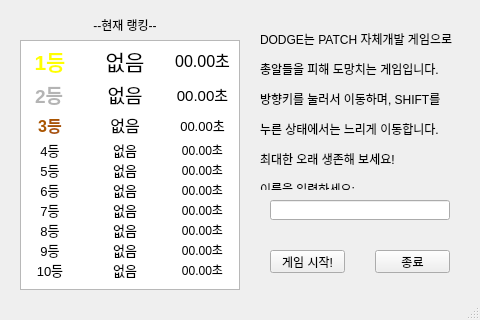
<?xml version="1.0" encoding="UTF-8"?>
<ui version="4.0">
 <class>MainWindow</class>
 <widget class="QMainWindow" name="MainWindow">
  <property name="geometry">
   <rect>
    <x>0</x>
    <y>0</y>
    <width>480</width>
    <height>320</height>
   </rect>
  </property>
  <property name="windowTitle">
   <string>DODGE</string>
  </property>
  <widget class="QWidget" name="centralwidget">
   <widget class="QPushButton" name="ExitButton">
    <property name="geometry">
     <rect>
      <x>375</x>
      <y>250</y>
      <width>75</width>
      <height>23</height>
     </rect>
    </property>
    <property name="text">
     <string>종료</string>
    </property>
   </widget>
   <widget class="QPushButton" name="StartButton">
    <property name="geometry">
     <rect>
      <x>270</x>
      <y>250</y>
      <width>75</width>
      <height>23</height>
     </rect>
    </property>
    <property name="text">
     <string>게임 시작!</string>
    </property>
   </widget>
   <widget class="QLabel" name="label">
    <property name="geometry">
     <rect>
      <x>260</x>
      <y>30</y>
      <width>201</width>
      <height>160</height>
     </rect>
    </property>
    <property name="text">
     <string>&lt;html&gt;&lt;head/&gt;&lt;body&gt;&lt;p&gt;DODGE는 PATCH 자체개발 게임으로&lt;/p&gt;&lt;p&gt;총알들을 피해 도망치는 게임입니다.&lt;/p&gt;&lt;p&gt;방향키를 눌러서 이동하며, SHIFT를&lt;/p&gt;&lt;p&gt;누른 상태에서는 느리게 이동합니다.&lt;/p&gt;&lt;p&gt;최대한 오래 생존해 보세요!&lt;/p&gt;&lt;p&gt;이름을 입력하세요:&lt;/p&gt;&lt;/body&gt;&lt;/html&gt;</string>
    </property>
   </widget>
   <widget class="QLabel" name="label_2">
    <property name="geometry">
     <rect>
      <x>65</x>
      <y>10</y>
      <width>120</width>
      <height>30</height>
     </rect>
    </property>
    <property name="text">
     <string>--현재 랭킹--</string>
    </property>
    <property name="alignment">
     <set>Qt::AlignCenter</set>
    </property>
   </widget>
   <widget class="QLabel" name="ranking1">
    <property name="geometry">
     <rect>
      <x>30</x>
      <y>45</y>
      <width>40</width>
      <height>30</height>
     </rect>
    </property>
    <property name="text">
     <string>&lt;html&gt;&lt;head/&gt;&lt;body&gt;&lt;p&gt;&lt;span style=&quot; font-size:16pt; font-weight:600; color:#ffff00;&quot;&gt;1등&lt;/span&gt;&lt;/p&gt;&lt;/body&gt;&lt;/html&gt;</string>
    </property>
    <property name="alignment">
     <set>Qt::AlignCenter</set>
    </property>
   </widget>
   <widget class="QLabel" name="ranking2">
    <property name="geometry">
     <rect>
      <x>35</x>
      <y>80</y>
      <width>30</width>
      <height>30</height>
     </rect>
    </property>
    <property name="text">
     <string>&lt;html&gt;&lt;head/&gt;&lt;body&gt;&lt;p&gt;&lt;span style=&quot; font-size:14pt; font-weight:600; color:#b4b4b4;&quot;&gt;2등&lt;/span&gt;&lt;/p&gt;&lt;/body&gt;&lt;/html&gt;</string>
    </property>
   </widget>
   <widget class="QLabel" name="ranking3">
    <property name="geometry">
     <rect>
      <x>35</x>
      <y>110</y>
      <width>30</width>
      <height>30</height>
     </rect>
    </property>
    <property name="text">
     <string>&lt;html&gt;&lt;head/&gt;&lt;body&gt;&lt;p&gt;&lt;span style=&quot; font-size:12pt; font-weight:600; color:#aa5500;&quot;&gt;3등&lt;/span&gt;&lt;/p&gt;&lt;/body&gt;&lt;/html&gt;</string>
    </property>
    <property name="alignment">
     <set>Qt::AlignCenter</set>
    </property>
   </widget>
   <widget class="QLabel" name="ranking4">
    <property name="geometry">
     <rect>
      <x>35</x>
      <y>140</y>
      <width>30</width>
      <height>20</height>
     </rect>
    </property>
    <property name="text">
     <string>&lt;html&gt;&lt;head/&gt;&lt;body&gt;&lt;p&gt;&lt;span style=&quot; font-size:10pt;&quot;&gt;4등&lt;/span&gt;&lt;/p&gt;&lt;/body&gt;&lt;/html&gt;</string>
    </property>
    <property name="alignment">
     <set>Qt::AlignCenter</set>
    </property>
   </widget>
   <widget class="QLabel" name="ranking5">
    <property name="geometry">
     <rect>
      <x>35</x>
      <y>160</y>
      <width>30</width>
      <height>20</height>
     </rect>
    </property>
    <property name="text">
     <string>&lt;html&gt;&lt;head/&gt;&lt;body&gt;&lt;p&gt;&lt;span style=&quot; font-size:10pt;&quot;&gt;5등&lt;/span&gt;&lt;/p&gt;&lt;/body&gt;&lt;/html&gt;</string>
    </property>
    <property name="alignment">
     <set>Qt::AlignCenter</set>
    </property>
   </widget>
   <widget class="QLabel" name="ranking6">
    <property name="geometry">
     <rect>
      <x>35</x>
      <y>180</y>
      <width>30</width>
      <height>20</height>
     </rect>
    </property>
    <property name="text">
     <string>&lt;html&gt;&lt;head/&gt;&lt;body&gt;&lt;p&gt;&lt;span style=&quot; font-size:10pt;&quot;&gt;6등&lt;/span&gt;&lt;/p&gt;&lt;/body&gt;&lt;/html&gt;</string>
    </property>
    <property name="alignment">
     <set>Qt::AlignCenter</set>
    </property>
   </widget>
   <widget class="QLabel" name="ranking7">
    <property name="geometry">
     <rect>
      <x>35</x>
      <y>200</y>
      <width>30</width>
      <height>20</height>
     </rect>
    </property>
    <property name="text">
     <string>&lt;html&gt;&lt;head/&gt;&lt;body&gt;&lt;p&gt;&lt;span style=&quot; font-size:10pt;&quot;&gt;7등&lt;/span&gt;&lt;/p&gt;&lt;/body&gt;&lt;/html&gt;</string>
    </property>
    <property name="alignment">
     <set>Qt::AlignCenter</set>
    </property>
   </widget>
   <widget class="QLabel" name="ranking8">
    <property name="geometry">
     <rect>
      <x>35</x>
      <y>220</y>
      <width>30</width>
      <height>20</height>
     </rect>
    </property>
    <property name="text">
     <string>&lt;html&gt;&lt;head/&gt;&lt;body&gt;&lt;p&gt;&lt;span style=&quot; font-size:10pt;&quot;&gt;8등&lt;/span&gt;&lt;/p&gt;&lt;/body&gt;&lt;/html&gt;</string>
    </property>
    <property name="alignment">
     <set>Qt::AlignCenter</set>
    </property>
   </widget>
   <widget class="QLabel" name="ranking9">
    <property name="geometry">
     <rect>
      <x>35</x>
      <y>240</y>
      <width>30</width>
      <height>20</height>
     </rect>
    </property>
    <property name="text">
     <string>&lt;html&gt;&lt;head/&gt;&lt;body&gt;&lt;p&gt;&lt;span style=&quot; font-size:10pt;&quot;&gt;9등&lt;/span&gt;&lt;/p&gt;&lt;/body&gt;&lt;/html&gt;</string>
    </property>
    <property name="alignment">
     <set>Qt::AlignCenter</set>
    </property>
   </widget>
   <widget class="QLabel" name="ranking10">
    <property name="geometry">
     <rect>
      <x>35</x>
      <y>260</y>
      <width>30</width>
      <height>20</height>
     </rect>
    </property>
    <property name="text">
     <string>&lt;html&gt;&lt;head/&gt;&lt;body&gt;&lt;p&gt;&lt;span style=&quot; font-size:10pt;&quot;&gt;10등&lt;/span&gt;&lt;/p&gt;&lt;/body&gt;&lt;/html&gt;</string>
    </property>
    <property name="alignment">
     <set>Qt::AlignCenter</set>
    </property>
   </widget>
   <widget class="QLabel" name="rankn1">
    <property name="geometry">
     <rect>
      <x>75</x>
      <y>45</y>
      <width>100</width>
      <height>30</height>
     </rect>
    </property>
    <property name="frameShape">
     <enum>QFrame::NoFrame</enum>
    </property>
    <property name="frameShadow">
     <enum>QFrame::Plain</enum>
    </property>
    <property name="text">
     <string>&lt;html&gt;&lt;head/&gt;&lt;body&gt;&lt;p&gt;&lt;span style=&quot; font-size:16pt;&quot;&gt;없음&lt;/span&gt;&lt;/p&gt;&lt;/body&gt;&lt;/html&gt;</string>
    </property>
    <property name="alignment">
     <set>Qt::AlignCenter</set>
    </property>
   </widget>
   <widget class="QLabel" name="rankt1">
    <property name="geometry">
     <rect>
      <x>175</x>
      <y>45</y>
      <width>55</width>
      <height>30</height>
     </rect>
    </property>
    <property name="frameShape">
     <enum>QFrame::NoFrame</enum>
    </property>
    <property name="frameShadow">
     <enum>QFrame::Plain</enum>
    </property>
    <property name="text">
     <string>&lt;html&gt;&lt;head/&gt;&lt;body&gt;&lt;p&gt;&lt;span style=&quot; font-size:12pt;&quot;&gt;00.00초&lt;/span&gt;&lt;/p&gt;&lt;/body&gt;&lt;/html&gt;</string>
    </property>
    <property name="alignment">
     <set>Qt::AlignCenter</set>
    </property>
   </widget>
   <widget class="QLabel" name="rankn2">
    <property name="geometry">
     <rect>
      <x>75</x>
      <y>80</y>
      <width>100</width>
      <height>30</height>
     </rect>
    </property>
    <property name="frameShape">
     <enum>QFrame::NoFrame</enum>
    </property>
    <property name="frameShadow">
     <enum>QFrame::Plain</enum>
    </property>
    <property name="text">
     <string>&lt;html&gt;&lt;head/&gt;&lt;body&gt;&lt;p&gt;&lt;span style=&quot; font-size:14pt;&quot;&gt;없음&lt;/span&gt;&lt;/p&gt;&lt;/body&gt;&lt;/html&gt;</string>
    </property>
    <property name="alignment">
     <set>Qt::AlignCenter</set>
    </property>
   </widget>
   <widget class="QLabel" name="rankn3">
    <property name="geometry">
     <rect>
      <x>75</x>
      <y>110</y>
      <width>100</width>
      <height>30</height>
     </rect>
    </property>
    <property name="frameShape">
     <enum>QFrame::NoFrame</enum>
    </property>
    <property name="frameShadow">
     <enum>QFrame::Plain</enum>
    </property>
    <property name="text">
     <string>&lt;html&gt;&lt;head/&gt;&lt;body&gt;&lt;p&gt;&lt;span style=&quot; font-size:12pt;&quot;&gt;없음&lt;/span&gt;&lt;/p&gt;&lt;/body&gt;&lt;/html&gt;</string>
    </property>
    <property name="alignment">
     <set>Qt::AlignCenter</set>
    </property>
   </widget>
   <widget class="QLabel" name="rankn4">
    <property name="geometry">
     <rect>
      <x>75</x>
      <y>140</y>
      <width>100</width>
      <height>20</height>
     </rect>
    </property>
    <property name="frameShape">
     <enum>QFrame::NoFrame</enum>
    </property>
    <property name="frameShadow">
     <enum>QFrame::Plain</enum>
    </property>
    <property name="text">
     <string>&lt;html&gt;&lt;head/&gt;&lt;body&gt;&lt;p&gt;&lt;span style=&quot; font-size:10pt;&quot;&gt;없음&lt;/span&gt;&lt;/p&gt;&lt;/body&gt;&lt;/html&gt;</string>
    </property>
    <property name="alignment">
     <set>Qt::AlignCenter</set>
    </property>
   </widget>
   <widget class="QLabel" name="rankn5">
    <property name="geometry">
     <rect>
      <x>75</x>
      <y>160</y>
      <width>100</width>
      <height>20</height>
     </rect>
    </property>
    <property name="frameShape">
     <enum>QFrame::NoFrame</enum>
    </property>
    <property name="frameShadow">
     <enum>QFrame::Plain</enum>
    </property>
    <property name="text">
     <string>&lt;html&gt;&lt;head/&gt;&lt;body&gt;&lt;p&gt;&lt;span style=&quot; font-size:10pt;&quot;&gt;없음&lt;/span&gt;&lt;/p&gt;&lt;/body&gt;&lt;/html&gt;</string>
    </property>
    <property name="alignment">
     <set>Qt::AlignCenter</set>
    </property>
   </widget>
   <widget class="QLabel" name="rankn6">
    <property name="geometry">
     <rect>
      <x>75</x>
      <y>180</y>
      <width>100</width>
      <height>20</height>
     </rect>
    </property>
    <property name="frameShape">
     <enum>QFrame::NoFrame</enum>
    </property>
    <property name="frameShadow">
     <enum>QFrame::Plain</enum>
    </property>
    <property name="text">
     <string>&lt;html&gt;&lt;head/&gt;&lt;body&gt;&lt;p&gt;&lt;span style=&quot; font-size:10pt;&quot;&gt;없음&lt;/span&gt;&lt;/p&gt;&lt;/body&gt;&lt;/html&gt;</string>
    </property>
    <property name="alignment">
     <set>Qt::AlignCenter</set>
    </property>
   </widget>
   <widget class="QLabel" name="rankn7">
    <property name="geometry">
     <rect>
      <x>75</x>
      <y>200</y>
      <width>100</width>
      <height>20</height>
     </rect>
    </property>
    <property name="frameShape">
     <enum>QFrame::NoFrame</enum>
    </property>
    <property name="frameShadow">
     <enum>QFrame::Plain</enum>
    </property>
    <property name="text">
     <string>&lt;html&gt;&lt;head/&gt;&lt;body&gt;&lt;p&gt;&lt;span style=&quot; font-size:10pt;&quot;&gt;없음&lt;/span&gt;&lt;/p&gt;&lt;/body&gt;&lt;/html&gt;</string>
    </property>
    <property name="alignment">
     <set>Qt::AlignCenter</set>
    </property>
   </widget>
   <widget class="QLabel" name="rankn8">
    <property name="geometry">
     <rect>
      <x>75</x>
      <y>220</y>
      <width>100</width>
      <height>20</height>
     </rect>
    </property>
    <property name="frameShape">
     <enum>QFrame::NoFrame</enum>
    </property>
    <property name="frameShadow">
     <enum>QFrame::Plain</enum>
    </property>
    <property name="text">
     <string>&lt;html&gt;&lt;head/&gt;&lt;body&gt;&lt;p&gt;&lt;span style=&quot; font-size:10pt;&quot;&gt;없음&lt;/span&gt;&lt;/p&gt;&lt;/body&gt;&lt;/html&gt;</string>
    </property>
    <property name="alignment">
     <set>Qt::AlignCenter</set>
    </property>
   </widget>
   <widget class="QLabel" name="rankn9">
    <property name="geometry">
     <rect>
      <x>75</x>
      <y>240</y>
      <width>100</width>
      <height>20</height>
     </rect>
    </property>
    <property name="frameShape">
     <enum>QFrame::NoFrame</enum>
    </property>
    <property name="frameShadow">
     <enum>QFrame::Plain</enum>
    </property>
    <property name="text">
     <string>&lt;html&gt;&lt;head/&gt;&lt;body&gt;&lt;p&gt;&lt;span style=&quot; font-size:10pt;&quot;&gt;없음&lt;/span&gt;&lt;/p&gt;&lt;/body&gt;&lt;/html&gt;</string>
    </property>
    <property name="alignment">
     <set>Qt::AlignCenter</set>
    </property>
   </widget>
   <widget class="QLabel" name="rankn10">
    <property name="geometry">
     <rect>
      <x>75</x>
      <y>260</y>
      <width>100</width>
      <height>20</height>
     </rect>
    </property>
    <property name="frameShape">
     <enum>QFrame::NoFrame</enum>
    </property>
    <property name="frameShadow">
     <enum>QFrame::Plain</enum>
    </property>
    <property name="text">
     <string>&lt;html&gt;&lt;head/&gt;&lt;body&gt;&lt;p&gt;&lt;span style=&quot; font-size:10pt;&quot;&gt;없음&lt;/span&gt;&lt;/p&gt;&lt;/body&gt;&lt;/html&gt;</string>
    </property>
    <property name="alignment">
     <set>Qt::AlignCenter</set>
    </property>
   </widget>
   <widget class="QLabel" name="rankt2">
    <property name="geometry">
     <rect>
      <x>175</x>
      <y>80</y>
      <width>55</width>
      <height>30</height>
     </rect>
    </property>
    <property name="frameShape">
     <enum>QFrame::NoFrame</enum>
    </property>
    <property name="frameShadow">
     <enum>QFrame::Plain</enum>
    </property>
    <property name="text">
     <string>&lt;html&gt;&lt;head/&gt;&lt;body&gt;&lt;p&gt;&lt;span style=&quot; font-size:11pt;&quot;&gt;00.00초&lt;/span&gt;&lt;/p&gt;&lt;/body&gt;&lt;/html&gt;</string>
    </property>
    <property name="alignment">
     <set>Qt::AlignCenter</set>
    </property>
   </widget>
   <widget class="QLabel" name="rankt3">
    <property name="geometry">
     <rect>
      <x>175</x>
      <y>110</y>
      <width>55</width>
      <height>30</height>
     </rect>
    </property>
    <property name="frameShape">
     <enum>QFrame::NoFrame</enum>
    </property>
    <property name="frameShadow">
     <enum>QFrame::Plain</enum>
    </property>
    <property name="text">
     <string>&lt;html&gt;&lt;head/&gt;&lt;body&gt;&lt;p&gt;&lt;span style=&quot; font-size:10pt;&quot;&gt;00.00초&lt;/span&gt;&lt;/p&gt;&lt;/body&gt;&lt;/html&gt;</string>
    </property>
    <property name="alignment">
     <set>Qt::AlignCenter</set>
    </property>
   </widget>
   <widget class="QLabel" name="rankt4">
    <property name="geometry">
     <rect>
      <x>175</x>
      <y>140</y>
      <width>55</width>
      <height>20</height>
     </rect>
    </property>
    <property name="frameShape">
     <enum>QFrame::NoFrame</enum>
    </property>
    <property name="frameShadow">
     <enum>QFrame::Plain</enum>
    </property>
    <property name="text">
     <string>&lt;html&gt;&lt;head/&gt;&lt;body&gt;&lt;p&gt;00.00초&lt;/p&gt;&lt;/body&gt;&lt;/html&gt;</string>
    </property>
    <property name="alignment">
     <set>Qt::AlignCenter</set>
    </property>
   </widget>
   <widget class="QLabel" name="rankt5">
    <property name="geometry">
     <rect>
      <x>175</x>
      <y>160</y>
      <width>55</width>
      <height>20</height>
     </rect>
    </property>
    <property name="frameShape">
     <enum>QFrame::NoFrame</enum>
    </property>
    <property name="frameShadow">
     <enum>QFrame::Plain</enum>
    </property>
    <property name="text">
     <string>&lt;html&gt;&lt;head/&gt;&lt;body&gt;&lt;p&gt;00.00초&lt;/p&gt;&lt;/body&gt;&lt;/html&gt;</string>
    </property>
    <property name="alignment">
     <set>Qt::AlignCenter</set>
    </property>
   </widget>
   <widget class="QLabel" name="rankt6">
    <property name="geometry">
     <rect>
      <x>175</x>
      <y>180</y>
      <width>55</width>
      <height>20</height>
     </rect>
    </property>
    <property name="frameShape">
     <enum>QFrame::NoFrame</enum>
    </property>
    <property name="frameShadow">
     <enum>QFrame::Plain</enum>
    </property>
    <property name="text">
     <string>&lt;html&gt;&lt;head/&gt;&lt;body&gt;&lt;p&gt;00.00초&lt;/p&gt;&lt;/body&gt;&lt;/html&gt;</string>
    </property>
    <property name="alignment">
     <set>Qt::AlignCenter</set>
    </property>
   </widget>
   <widget class="QLabel" name="rankt7">
    <property name="geometry">
     <rect>
      <x>175</x>
      <y>200</y>
      <width>55</width>
      <height>20</height>
     </rect>
    </property>
    <property name="frameShape">
     <enum>QFrame::NoFrame</enum>
    </property>
    <property name="frameShadow">
     <enum>QFrame::Plain</enum>
    </property>
    <property name="text">
     <string>&lt;html&gt;&lt;head/&gt;&lt;body&gt;&lt;p&gt;00.00초&lt;/p&gt;&lt;/body&gt;&lt;/html&gt;</string>
    </property>
    <property name="alignment">
     <set>Qt::AlignCenter</set>
    </property>
   </widget>
   <widget class="QLabel" name="rankt8">
    <property name="geometry">
     <rect>
      <x>175</x>
      <y>220</y>
      <width>55</width>
      <height>20</height>
     </rect>
    </property>
    <property name="frameShape">
     <enum>QFrame::NoFrame</enum>
    </property>
    <property name="frameShadow">
     <enum>QFrame::Plain</enum>
    </property>
    <property name="text">
     <string>&lt;html&gt;&lt;head/&gt;&lt;body&gt;&lt;p&gt;00.00초&lt;/p&gt;&lt;/body&gt;&lt;/html&gt;</string>
    </property>
    <property name="alignment">
     <set>Qt::AlignCenter</set>
    </property>
   </widget>
   <widget class="QLabel" name="rankt9">
    <property name="geometry">
     <rect>
      <x>175</x>
      <y>240</y>
      <width>55</width>
      <height>20</height>
     </rect>
    </property>
    <property name="frameShape">
     <enum>QFrame::NoFrame</enum>
    </property>
    <property name="frameShadow">
     <enum>QFrame::Plain</enum>
    </property>
    <property name="text">
     <string>&lt;html&gt;&lt;head/&gt;&lt;body&gt;&lt;p&gt;00.00초&lt;/p&gt;&lt;/body&gt;&lt;/html&gt;</string>
    </property>
    <property name="alignment">
     <set>Qt::AlignCenter</set>
    </property>
   </widget>
   <widget class="QLabel" name="rankt10">
    <property name="geometry">
     <rect>
      <x>175</x>
      <y>260</y>
      <width>55</width>
      <height>20</height>
     </rect>
    </property>
    <property name="frameShape">
     <enum>QFrame::NoFrame</enum>
    </property>
    <property name="frameShadow">
     <enum>QFrame::Plain</enum>
    </property>
    <property name="text">
     <string>&lt;html&gt;&lt;head/&gt;&lt;body&gt;&lt;p&gt;00.00초&lt;/p&gt;&lt;/body&gt;&lt;/html&gt;</string>
    </property>
    <property name="alignment">
     <set>Qt::AlignCenter</set>
    </property>
   </widget>
   <widget class="QListView" name="listView">
    <property name="geometry">
     <rect>
      <x>20</x>
      <y>40</y>
      <width>220</width>
      <height>250</height>
     </rect>
    </property>
   </widget>
   <widget class="QLineEdit" name="nameinput">
    <property name="geometry">
     <rect>
      <x>270</x>
      <y>200</y>
      <width>180</width>
      <height>20</height>
     </rect>
    </property>
    <property name="clearButtonEnabled">
     <bool>true</bool>
    </property>
   </widget>
   <zorder>listView</zorder>
   <zorder>ExitButton</zorder>
   <zorder>StartButton</zorder>
   <zorder>label</zorder>
   <zorder>label_2</zorder>
   <zorder>ranking1</zorder>
   <zorder>ranking2</zorder>
   <zorder>ranking3</zorder>
   <zorder>ranking4</zorder>
   <zorder>ranking5</zorder>
   <zorder>ranking6</zorder>
   <zorder>ranking7</zorder>
   <zorder>ranking8</zorder>
   <zorder>ranking9</zorder>
   <zorder>ranking10</zorder>
   <zorder>rankn1</zorder>
   <zorder>rankt1</zorder>
   <zorder>rankn2</zorder>
   <zorder>rankn3</zorder>
   <zorder>rankn4</zorder>
   <zorder>rankn5</zorder>
   <zorder>rankn6</zorder>
   <zorder>rankn7</zorder>
   <zorder>rankn8</zorder>
   <zorder>rankn9</zorder>
   <zorder>rankn10</zorder>
   <zorder>rankt2</zorder>
   <zorder>rankt3</zorder>
   <zorder>rankt4</zorder>
   <zorder>rankt5</zorder>
   <zorder>rankt6</zorder>
   <zorder>rankt7</zorder>
   <zorder>rankt8</zorder>
   <zorder>rankt9</zorder>
   <zorder>rankt10</zorder>
   <zorder>nameinput</zorder>
  </widget>
  <widget class="QStatusBar" name="statusbar"/>
  <widget class="QMenuBar" name="menubar">
   <property name="geometry">
    <rect>
     <x>0</x>
     <y>0</y>
     <width>480</width>
     <height>21</height>
    </rect>
   </property>
  </widget>
 </widget>
 <resources/>
 <connections/>
</ui>
